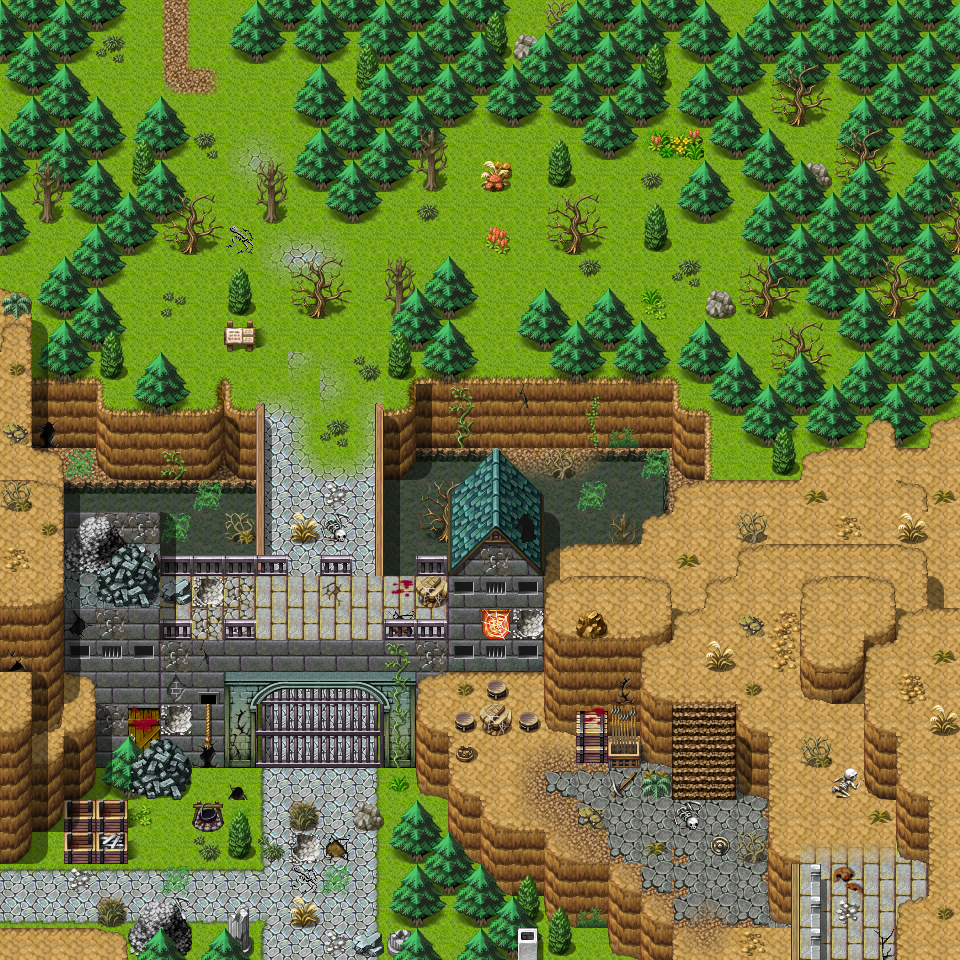

This is a level from a 2D game, rendered from its Tiled map with the project's own tilesets. A one-line summary and the map file follow, with tile-layer data summarised:
An orthogonal 30x30 tile map with 32x32 px tiles, 4 tile layers (Ground, Objects, Above, Top), 3 hidden layers not drawn, 60 tilesets and 43 objects (17x spawn, 15x script, 5x mapchange, 4x key, 2x replace).

<map version="1.0" tiledversion="1.1.5" orientation="orthogonal" renderorder="right-down" width="30" height="30" tilewidth="32" tileheight="32" infinite="0" nextobjectid="32">
 <tileset firstgid="1" name="map_bed_1" tilewidth="32" tileheight="32" tilecount="128" columns="16">
  <image source="../drawable/map_bed_1.png" width="512" height="256" />
 </tileset>
 <tileset firstgid="129" name="map_border_1" tilewidth="32" tileheight="32" tilecount="128" columns="16">
  <image source="../drawable/map_border_1.png" width="512" height="256" />
 </tileset>
 <tileset firstgid="257" name="map_bridge_1" tilewidth="32" tileheight="32" tilecount="128" columns="16">
  <image source="../drawable/map_bridge_1.png" width="512" height="256" />
 </tileset>
 <tileset firstgid="385" name="map_bridge_2" tilewidth="32" tileheight="32" tilecount="128" columns="16">
  <image source="../drawable/map_bridge_2.png" width="512" height="256" />
 </tileset>
 <tileset firstgid="513" name="map_broken_1" tilewidth="32" tileheight="32" tilecount="128" columns="16">
  <image source="../drawable/map_broken_1.png" width="512" height="256" />
 </tileset>
 <tileset firstgid="641" name="map_cavewall_1" tilewidth="32" tileheight="32" tilecount="108" columns="18">
  <image source="../drawable/map_cavewall_1.png" width="576" height="192" />
 </tileset>
 <tileset firstgid="749" name="map_cavewall_2" tilewidth="32" tileheight="32" tilecount="108" columns="18">
  <image source="../drawable/map_cavewall_2.png" width="576" height="192" />
 </tileset>
 <tileset firstgid="857" name="map_cavewall_3" tilewidth="32" tileheight="32" tilecount="108" columns="18">
  <image source="../drawable/map_cavewall_3.png" width="576" height="192" />
 </tileset>
 <tileset firstgid="965" name="map_cavewall_4" tilewidth="32" tileheight="32" tilecount="108" columns="18">
  <image source="../drawable/map_cavewall_4.png" width="576" height="192" />
 </tileset>
 <tileset firstgid="1073" name="map_chair_table_1" tilewidth="32" tileheight="32" tilecount="128" columns="16">
  <image source="../drawable/map_chair_table_1.png" width="512" height="256" />
 </tileset>
 <tileset firstgid="1201" name="map_chair_table_2" tilewidth="32" tileheight="32" tilecount="128" columns="16">
  <image source="../drawable/map_chair_table_2.png" width="512" height="256" />
 </tileset>
 <tileset firstgid="1329" name="map_crate_1" tilewidth="32" tileheight="32" tilecount="128" columns="16">
  <image source="../drawable/map_crate_1.png" width="512" height="256" />
 </tileset>
 <tileset firstgid="1457" name="map_cupboard_1" tilewidth="32" tileheight="32" tilecount="128" columns="16">
  <image source="../drawable/map_cupboard_1.png" width="512" height="256" />
 </tileset>
 <tileset firstgid="1585" name="map_curtain_1" tilewidth="32" tileheight="32" tilecount="128" columns="16">
  <image source="../drawable/map_curtain_1.png" width="512" height="256" />
 </tileset>
 <tileset firstgid="1713" name="map_entrance_1" tilewidth="32" tileheight="32" tilecount="128" columns="16">
  <image source="../drawable/map_entrance_1.png" width="512" height="256" />
 </tileset>
 <tileset firstgid="1841" name="map_entrance_2" tilewidth="32" tileheight="32" tilecount="128" columns="16">
  <image source="../drawable/map_entrance_2.png" width="512" height="256" />
 </tileset>
 <tileset firstgid="1969" name="map_fence_1" tilewidth="32" tileheight="32" tilecount="128" columns="16">
  <image source="../drawable/map_fence_1.png" width="512" height="256" />
 </tileset>
 <tileset firstgid="2097" name="map_fence_2" tilewidth="32" tileheight="32" tilecount="128" columns="16">
  <image source="../drawable/map_fence_2.png" width="512" height="256" />
 </tileset>
 <tileset firstgid="2225" name="map_fence_3" tilewidth="32" tileheight="32" tilecount="128" columns="16">
  <image source="../drawable/map_fence_3.png" width="512" height="256" />
 </tileset>
 <tileset firstgid="2353" name="map_fence_4" tilewidth="32" tileheight="32" tilecount="128" columns="16">
  <image source="../drawable/map_fence_4.png" width="512" height="256" />
 </tileset>
 <tileset firstgid="2481" name="map_ground_1" tilewidth="32" tileheight="32" tilecount="128" columns="16">
  <image source="../drawable/map_ground_1.png" width="512" height="256" />
 </tileset>
 <tileset firstgid="2609" name="map_ground_2" tilewidth="32" tileheight="32" tilecount="128" columns="16">
  <image source="../drawable/map_ground_2.png" width="512" height="256" />
 </tileset>
 <tileset firstgid="2737" name="map_ground_3" tilewidth="32" tileheight="32" tilecount="128" columns="16">
  <image source="../drawable/map_ground_3.png" width="512" height="256" />
 </tileset>
 <tileset firstgid="2865" name="map_ground_4" tilewidth="32" tileheight="32" tilecount="128" columns="16">
  <image source="../drawable/map_ground_4.png" width="512" height="256" />
 </tileset>
 <tileset firstgid="2993" name="map_ground_5" tilewidth="32" tileheight="32" tilecount="128" columns="16">
  <image source="../drawable/map_ground_5.png" width="512" height="256" />
 </tileset>
 <tileset firstgid="3121" name="map_ground_6" tilewidth="32" tileheight="32" tilecount="128" columns="16">
  <image source="../drawable/map_ground_6.png" width="512" height="256" />
 </tileset>
 <tileset firstgid="3249" name="map_ground_7" tilewidth="32" tileheight="32" tilecount="128" columns="16">
  <image source="../drawable/map_ground_7.png" width="512" height="256" />
 </tileset>
 <tileset firstgid="3377" name="map_ground_8" tilewidth="32" tileheight="32" tilecount="128" columns="16">
  <image source="../drawable/map_ground_8.png" width="512" height="256" />
 </tileset>
 <tileset firstgid="3505" name="map_house_1" tilewidth="32" tileheight="32" tilecount="128" columns="16">
  <image source="../drawable/map_house_1.png" width="512" height="256" />
 </tileset>
 <tileset firstgid="3633" name="map_house_2" tilewidth="32" tileheight="32" tilecount="128" columns="16">
  <image source="../drawable/map_house_2.png" width="512" height="256" />
 </tileset>
 <tileset firstgid="3761" name="map_indoor_1" tilewidth="32" tileheight="32" tilecount="128" columns="16">
  <image source="../drawable/map_indoor_1.png" width="512" height="256" />
 </tileset>
 <tileset firstgid="3889" name="map_indoor_2" tilewidth="32" tileheight="32" tilecount="128" columns="16">
  <image source="../drawable/map_indoor_2.png" width="512" height="256" />
 </tileset>
 <tileset firstgid="4017" name="map_kitchen_1" tilewidth="32" tileheight="32" tilecount="128" columns="16">
  <image source="../drawable/map_kitchen_1.png" width="512" height="256" />
 </tileset>
 <tileset firstgid="4145" name="map_outdoor_1" tilewidth="32" tileheight="32" tilecount="128" columns="16">
  <image source="../drawable/map_outdoor_1.png" width="512" height="256" />
 </tileset>
 <tileset firstgid="4273" name="map_pillar_1" tilewidth="32" tileheight="32" tilecount="128" columns="16">
  <image source="../drawable/map_pillar_1.png" width="512" height="256" />
 </tileset>
 <tileset firstgid="4401" name="map_pillar_2" tilewidth="32" tileheight="32" tilecount="128" columns="16">
  <image source="../drawable/map_pillar_2.png" width="512" height="256" />
 </tileset>
 <tileset firstgid="4529" name="map_plant_1" tilewidth="32" tileheight="32" tilecount="128" columns="16">
  <image source="../drawable/map_plant_1.png" width="512" height="256" />
 </tileset>
 <tileset firstgid="4657" name="map_plant_2" tilewidth="32" tileheight="32" tilecount="128" columns="16">
  <image source="../drawable/map_plant_2.png" width="512" height="256" />
 </tileset>
 <tileset firstgid="4785" name="map_rock_1" tilewidth="32" tileheight="32" tilecount="128" columns="16">
  <image source="../drawable/map_rock_1.png" width="512" height="256" />
 </tileset>
 <tileset firstgid="4913" name="map_rock_2" tilewidth="32" tileheight="32" tilecount="128" columns="16">
  <image source="../drawable/map_rock_2.png" width="512" height="256" />
 </tileset>
 <tileset firstgid="5041" name="map_roof_1" tilewidth="32" tileheight="32" tilecount="128" columns="16">
  <image source="../drawable/map_roof_1.png" width="512" height="256" />
 </tileset>
 <tileset firstgid="5169" name="map_roof_2" tilewidth="32" tileheight="32" tilecount="128" columns="16">
  <image source="../drawable/map_roof_2.png" width="512" height="256" />
 </tileset>
 <tileset firstgid="5297" name="map_roof_3" tilewidth="32" tileheight="32" tilecount="128" columns="16">
  <image source="../drawable/map_roof_3.png" width="512" height="256" />
 </tileset>
 <tileset firstgid="5425" name="map_shop_1" tilewidth="32" tileheight="32" tilecount="128" columns="16">
  <image source="../drawable/map_shop_1.png" width="512" height="256" />
 </tileset>
 <tileset firstgid="5553" name="map_sign_ladder_1" tilewidth="32" tileheight="32" tilecount="128" columns="16">
  <image source="../drawable/map_sign_ladder_1.png" width="512" height="256" />
 </tileset>
 <tileset firstgid="5681" name="map_table_1" tilewidth="32" tileheight="32" tilecount="128" columns="16">
  <image source="../drawable/map_table_1.png" width="512" height="256" />
 </tileset>
 <tileset firstgid="5809" name="map_trail_1" tilewidth="32" tileheight="32" tilecount="128" columns="16">
  <image source="../drawable/map_trail_1.png" width="512" height="256" />
 </tileset>
 <tileset firstgid="5937" name="map_transition_1" tilewidth="32" tileheight="32" tilecount="128" columns="16">
  <image source="../drawable/map_transition_1.png" width="512" height="256" />
 </tileset>
 <tileset firstgid="6065" name="map_transition_2" tilewidth="32" tileheight="32" tilecount="128" columns="16">
  <image source="../drawable/map_transition_2.png" width="512" height="256" />
 </tileset>
 <tileset firstgid="6193" name="map_transition_3" tilewidth="32" tileheight="32" tilecount="128" columns="16">
  <image source="../drawable/map_transition_3.png" width="512" height="256" />
 </tileset>
 <tileset firstgid="6321" name="map_transition_4" tilewidth="32" tileheight="32" tilecount="128" columns="16">
  <image source="../drawable/map_transition_4.png" width="512" height="256" />
 </tileset>
 <tileset firstgid="6449" name="map_transition_5" tilewidth="32" tileheight="32" tilecount="128" columns="16">
  <image source="../drawable/map_transition_5.png" width="512" height="256" />
 </tileset>
 <tileset firstgid="6577" name="map_tree_1" tilewidth="32" tileheight="32" tilecount="128" columns="16">
  <image source="../drawable/map_tree_1.png" width="512" height="256" />
 </tileset>
 <tileset firstgid="6705" name="map_tree_2" tilewidth="32" tileheight="32" tilecount="128" columns="16">
  <image source="../drawable/map_tree_2.png" width="512" height="256" />
 </tileset>
 <tileset firstgid="6833" name="map_wall_1" tilewidth="32" tileheight="32" tilecount="128" columns="16">
  <image source="../drawable/map_wall_1.png" width="512" height="256" />
 </tileset>
 <tileset firstgid="6961" name="map_wall_2" tilewidth="32" tileheight="32" tilecount="120" columns="15">
  <image source="../drawable/map_wall_2.png" width="480" height="256" />
 </tileset>
 <tileset firstgid="7081" name="map_wall_3" tilewidth="32" tileheight="32" tilecount="120" columns="15">
  <image source="../drawable/map_wall_3.png" width="480" height="256" />
 </tileset>
 <tileset firstgid="7201" name="map_wall_4" tilewidth="32" tileheight="32" tilecount="120" columns="15">
  <image source="../drawable/map_wall_4.png" width="480" height="256" />
 </tileset>
 <tileset firstgid="7321" name="map_window_1" tilewidth="32" tileheight="32" tilecount="128" columns="16">
  <image source="../drawable/map_window_1.png" width="512" height="256" />
 </tileset>
 <tileset firstgid="7449" name="map_window_2" tilewidth="32" tileheight="32" tilecount="128" columns="16">
  <image source="../drawable/map_window_2.png" width="512" height="256" />
 </tileset>
 <layer name="Ground" width="30" height="30">
  <data>[900 cells, 887 non-empty, 55 distinct tile ids]</data>
 </layer>
 <layer name="Objects" width="30" height="30">
  <data>[900 cells, 532 non-empty, 137 distinct tile ids]</data>
 </layer>
 <layer name="Above" width="30" height="30">
  <data>[900 cells, 232 non-empty, 54 distinct tile ids]</data>
 </layer>
 <layer name="Top" width="30" height="30">
  <data>[900 cells, 18 non-empty, 10 distinct tile ids]</data>
 </layer>
 <layer name="Top2" width="30" height="30" visible="0">
  <data>[900 cells, 8 non-empty, 2 distinct tile ids]</data>
 </layer>
 <layer name="Walkable" width="30" height="30" visible="0">
  <data>[900 cells, 588 non-empty, 1 distinct tile ids]</data>
 </layer>
 <layer name="Walkable2" width="30" height="30" visible="0">
  <data>[900 cells, 4 non-empty, 1 distinct tile ids]</data>
 </layer>
 <objectgroup name="Mapevents">
  <object id="1" name="north" type="mapchange" x="128" y="0" width="128" height="32">
   <properties>
    <property name="map" value="flagstone0" />
    <property name="place" value="south" />
   </properties>
  </object>
  <object id="12" name="south1" type="mapchange" x="256" y="928" width="96" height="32">
   <properties>
    <property name="map" value="waytogalmore1" />
    <property name="place" value="north1" />
   </properties>
  </object>
  <object id="13" name="west" type="mapchange" x="0" y="864" width="32" height="64">
   <properties>
    <property name="map" value="wild18" />
    <property name="place" value="east" />
   </properties>
  </object>
  <object id="14" name="south2" type="mapchange" x="672" y="928" width="128" height="32">
   <properties>
    <property name="map" value="waytogalmore1" />
    <property name="place" value="north2" />
   </properties>
  </object>
  <object id="15" name="south3" type="mapchange" x="832" y="928" width="64" height="32">
   <properties>
    <property name="map" value="waytogalmore1" />
    <property name="place" value="north3" />
   </properties>
  </object>
  <object id="29" name="stn_gyra_m15_5" type="script" x="96" y="32" width="128" height="32" />
  <object id="27" name="stn_gyra_m15_4" type="script" x="32" y="832" width="32" height="96" />
  <object id="25" name="stn_gyra_m15_3" type="script" x="224" y="896" width="160" height="32" />
  <object id="20" name="stn_gyra_m15_2" type="script" x="832" y="896" width="64" height="32" />
  <object id="21" name="stn_gyra_m15_1" type="script" x="672" y="896" width="96" height="32" />
  <object id="29" name="stn_colonel_30b" type="script" x="512" y="704" width="32" height="32" />
  <object id="30" name="stn_colonel_30" type="script" x="448" y="704" width="32" height="32" />
  <object id="31" name="stn_colonel_10" type="script" x="480" y="736" width="96" height="64" />
  <object id="41" name="stn_colonel_101c" type="script" x="192" y="832" width="32" height="128" />
  <object id="42" name="stn_colonel_101b" type="script" x="224" y="896" width="160" height="32" />
  <object id="43" name="stn_colonel_101a" type="script" x="256" y="736" width="128" height="32" />
  <object id="32" name="stn_colonel_100" type="script" x="224" y="768" width="224" height="128">
   <properties>
    <property name="when" value="always" />
   </properties>
  </object>
  <object id="48" name="stn_lizard_10" type="script" x="96" y="96" width="768" height="256" />
  <object id="24" name="stn_sign_stoutford" type="script" x="224" y="320" width="32" height="32" />
  <object id="30" name="stn_castle_cleared" type="script" x="256" y="448" width="128" height="32" />
 </objectgroup>
 <objectgroup name="Spawn" visible="0">
  <object id="28" name="stn_colonel" type="spawn" x="480" y="672" width="32" height="32" />
  <object id="17" name="erwyn_knight" type="spawn" x="256" y="384" width="128" height="160" />
  <object id="18" name="erwyn_soldier" type="spawn" x="32" y="768" width="416" height="160">
   <properties>
    <property name="quantity" type="int" value="2" />
   </properties>
  </object>
  <object id="19" name="erwyn_soldier2" type="spawn" x="448" y="544" width="480" height="384">
   <properties>
    <property name="quantity" type="int" value="2" />
   </properties>
  </object>
  <object id="28" name="stn_gyra5" type="spawn" x="160" y="0" width="32" height="32">
   <properties>
    <property name="active" value="false" />
    <property name="ignoreAreas" value="true" />
   </properties>
  </object>
  <object id="26" name="stn_gyra4" type="spawn" x="0" y="864" width="32" height="64">
   <properties>
    <property name="active" value="false" />
    <property name="ignoreAreas" value="true" />
   </properties>
  </object>
  <object id="24" name="stn_gyra3" type="spawn" x="288" y="928" width="32" height="32">
   <properties>
    <property name="active" value="false" />
    <property name="ignoreAreas" value="true" />
   </properties>
  </object>
  <object id="22" name="stn_gyra2" type="spawn" x="832" y="928" width="32" height="32">
   <properties>
    <property name="active" value="false" />
    <property name="ignoreAreas" value="true" />
   </properties>
  </object>
  <object id="23" name="stn_gyra1" type="spawn" x="704" y="928" width="64" height="32">
   <properties>
    <property name="active" value="false" />
    <property name="ignoreAreas" value="true" />
   </properties>
  </object>
  <object id="36" name="stn_colonel_mons1" type="spawn" x="256" y="800" width="160" height="64">
   <properties>
    <property name="active" value="false" />
   </properties>
  </object>
  <object id="37" name="stn_colonel_mons2" type="spawn" x="256" y="800" width="160" height="64">
   <properties>
    <property name="active" value="false" />
   </properties>
  </object>
  <object id="38" name="stn_colonel_mons3" type="spawn" x="256" y="800" width="160" height="64">
   <properties>
    <property name="active" value="false" />
    <property name="quantity" type="int" value="2" />
   </properties>
  </object>
  <object id="45" name="stn_colonel_mons3b" type="spawn" x="256" y="800" width="160" height="64">
   <properties>
    <property name="active" value="false" />
   </properties>
  </object>
  <object id="39" name="stn_colonel_mons4" type="spawn" x="256" y="800" width="160" height="64">
   <properties>
    <property name="active" value="false" />
   </properties>
  </object>
  <object id="40" name="stn_colonel_mons5" type="spawn" x="256" y="800" width="160" height="64">
   <properties>
    <property name="active" value="false" />
   </properties>
  </object>
  <object id="44" name="mikhail" type="spawn" x="928" y="448" width="32" height="32" />
  <object id="49" name="stn_lizard" type="spawn" x="96" y="96" width="768" height="256">
   <properties>
    <property name="active" value="false" />
    <property name="quantity" type="int" value="5" />
   </properties>
  </object>
 </objectgroup>
 <objectgroup name="Keys" visible="0">
  <object id="20" name="stn_nondisplay:51n" type="key" x="256" y="736" width="128" height="32">
   <properties>
    <property name="phrase" value="stn_colonel_310" />
    <property name="requireId" value="stn_nondisplay" />
    <property name="requireNegation" value="true" />
    <property name="requireType" value="questProgress" />
    <property name="requireValue" value="51" />
   </properties>
  </object>
  <object id="22" name="stn_nondisplay:51s" type="key" x="256" y="928" width="96" height="32">
   <properties>
    <property name="phrase" value="stn_colonel_310" />
    <property name="requireId" value="stn_nondisplay" />
    <property name="requireNegation" value="true" />
    <property name="requireType" value="questProgress" />
    <property name="requireValue" value="51" />
   </properties>
  </object>
  </objectgroup>
 <objectgroup name="Replace" visible="0">
  <!-- 2 objects omitted --></objectgroup>
</map>
<!-- 4 of 43 objects omitted -->
